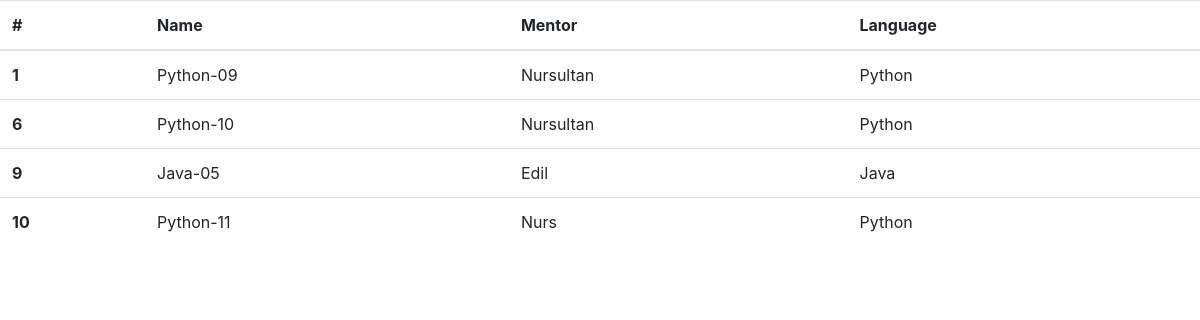
The page /course/list/ on the database its author committed.
### codify/models.py (models this page shows, shortened)
class Course(models.Model):
    name = models.CharField(max_length=100, verbose_name='Имя')
    mentor = models.CharField(max_length=100)
    language = models.CharField(max_length=20)

### codify/views.py (the view)
# urls.py: path('course/list/', views.course_list, name='course_list'),
def course_list(request):
    courses = Course.objects.all()
    return render(request, 'course_list.html', {'courses': courses})

### codify/templates/course_list.html
{% extends 'base.html' %}
{% block content %}
    <table class="table">
  <thead>
    <tr>
      <th scope="col">#</th>
      <th scope="col">Name</th>
      <th scope="col">Mentor</th>
      <th scope="col">Language</th>
    </tr>
  </thead>
  <tbody>
    {% for course in courses %}
    <tr>
      <th scope="row">{{ course.id }}</th>
      <td>{{ course.name }}</td>
      <td>{{ course.mentor }}</td>
      <td>{{ course.language }}</td>
    </tr>
    {% endfor %}
  </tbody>
</table>
{% endblock content %}

### codify/templates/base.html (shortened to what this page needs)
<!doctype html>
<html lang="en">
  <head>
    <link rel="stylesheet" href="https://cdn.jsdelivr.net/npm/bootstrap@4.6.2/dist/css/bootstrap.min.css">
  </head>
  <body>
    {% block content %}
    {% endblock content %}
  </body>
</html>

### rows shown on the page
Course: id "1", name "Python-09", mentor "Nursultan", language "Python"
Course: id "6", name "Python-10", mentor "Nursultan", language "Python"
Course: id "9", name "Java-05", mentor "Edil", language "Java"
Course: id "10", name "Python-11", mentor "Nurs", language "Python"
